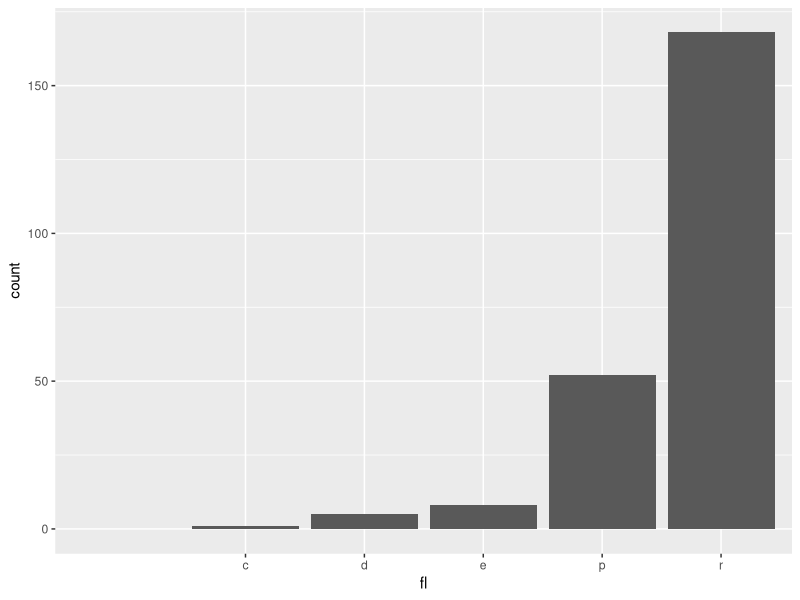
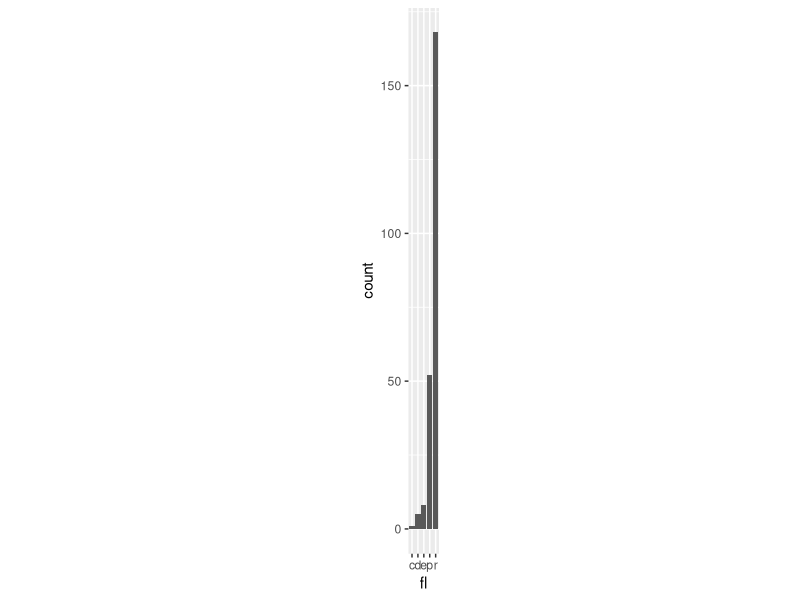
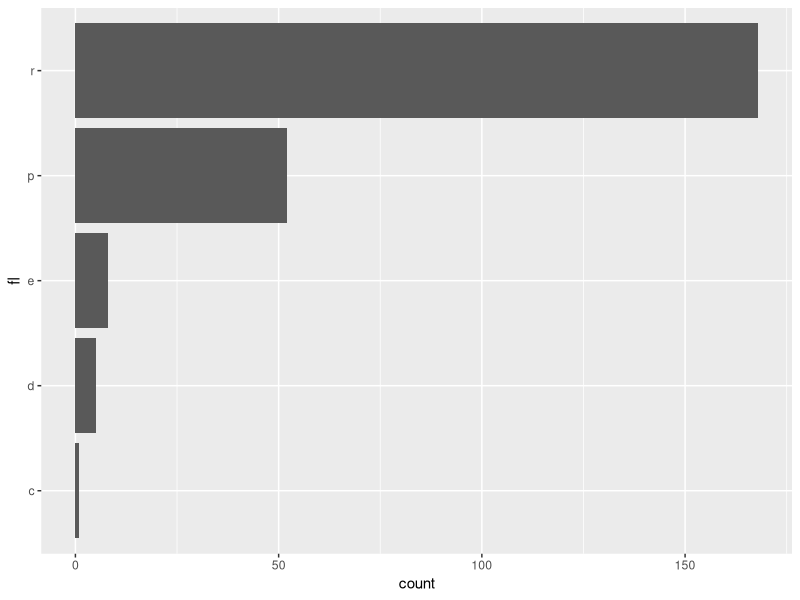
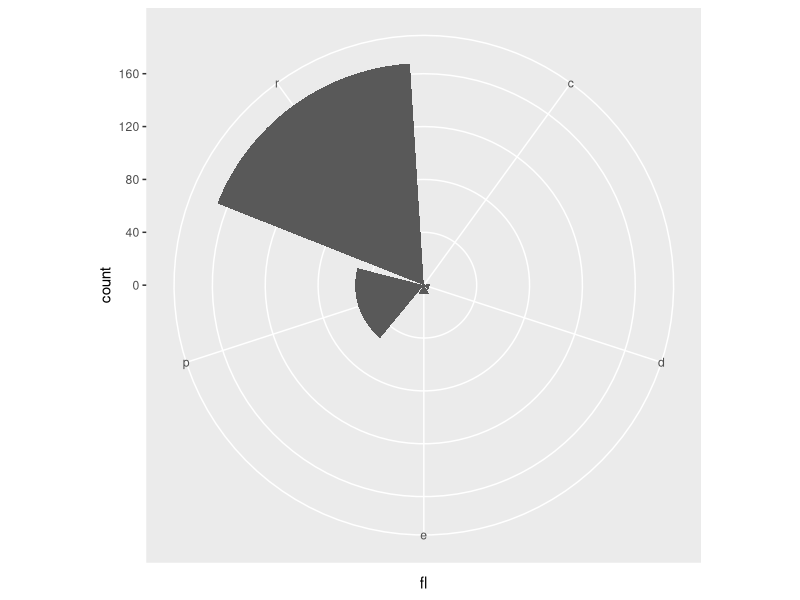
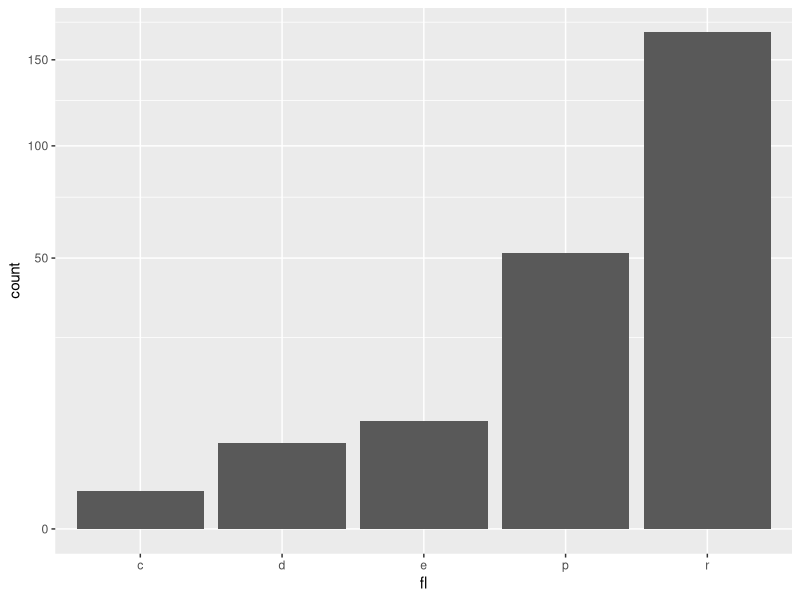
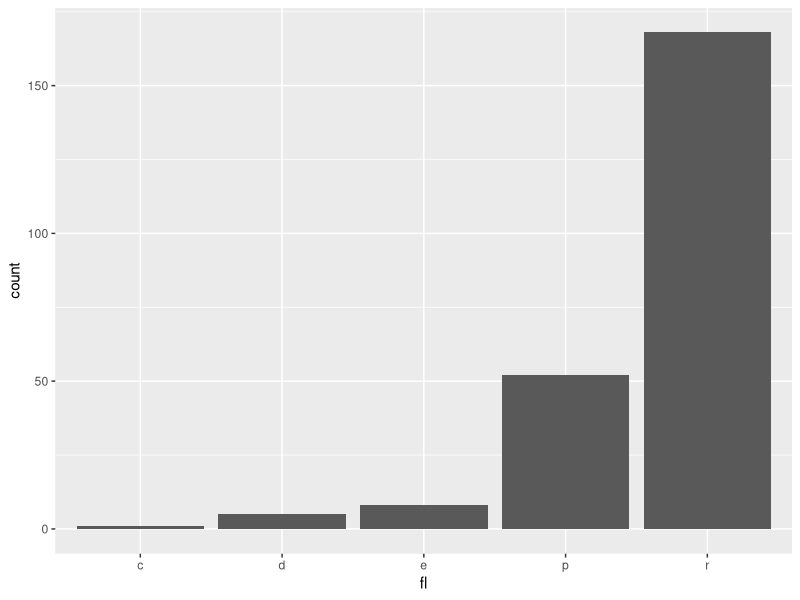
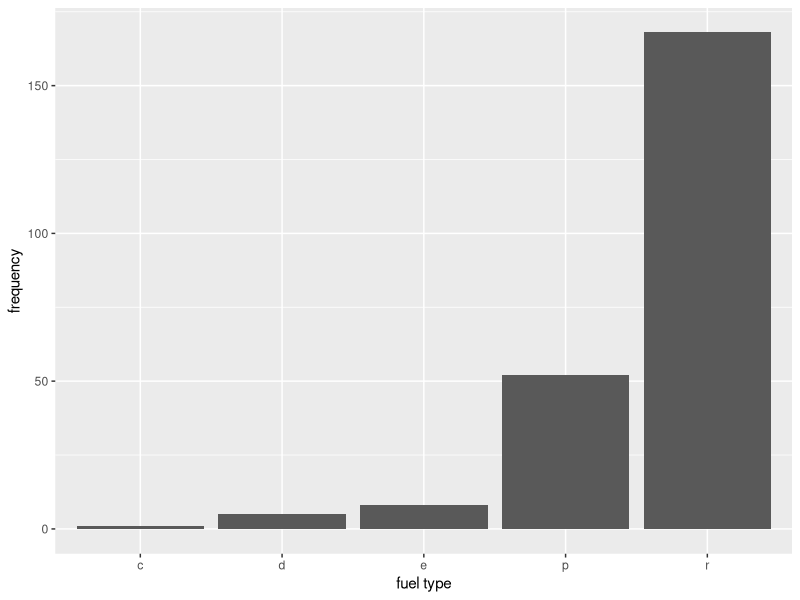
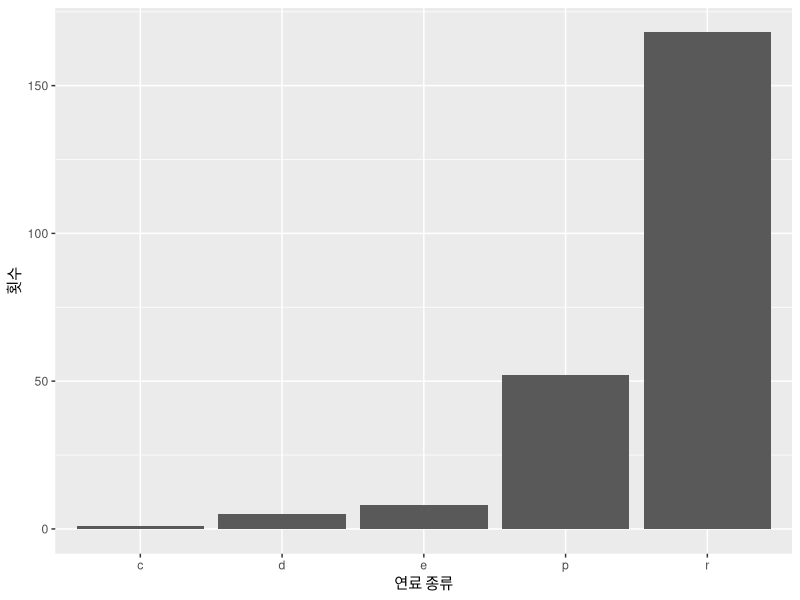

Source code (R) for these figures, in order:
## ---- chunk 1
knitr::opts_chunk$set(echo = TRUE)
knitr::opts_chunk$set(fig.height=3)
knitr::opts_chunk$set(fig.width=3)
library(ggplot2)
library(dplyr)
## ---- chunk 2
d <- ggplot(mpg, aes(fl))
r <- d + geom_bar() 

r + coord_cartesian(xlim = c(0, 5))
r + coord_fixed(ratio = 1/2) 
r + coord_flip()
r + coord_polar(theta = "x", direction=1 ) 
r + coord_trans(y = "sqrt") 
## ---- chunk 3
r
r + labs(x='fuel type', y='frequency')
r + labs(x='연료 종류', y='횟수')
## ---- chunk 4
(n <- d + geom_bar(aes(fill = fl)))
n + scale_fill_manual( 
  values = c("skyblue", "royalblue", "blue", "navy"), 
  limits = c("d", "e", "p", "r"), breaks =c("d", "e", "p", "r"), 
  name = "fuel", labels = c("D", "E", "P", "R"))
n + scale_fill_discrete( 
  #palette = "Blues",
  breaks =c("d", "p"), 
  labels = c("D", "E")) +
  guides(fill='none')
t <- ggplot(mpg, aes(cty, hwy)) + geom_point() 
t + scale_x_continuous(
  breaks=seq(10,40,10), 
  labels=c('ten', 'twenty', 'thirty', 'forty'))
## ---- chunk 5
t <- ggplot(mpg, aes(cty, hwy)) + geom_point() 

# Original
t

# No Clipping
t + coord_cartesian(xlim = c(0, 100), ylim = c(10, 20))

# Clipping 
t + xlim(0, 100) + ylim(10, 20)
t + scale_x_continuous(limits = c(0, 100)) + scale_y_continuous(limits = c(0, 100))
